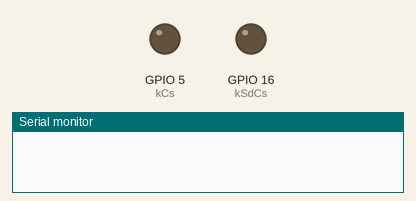
The sketch below on a simulated ESP32. Shown: output pins drawn as LEDs (lit = HIGH), the last lines printed to the serial monitor. Pins used as bus, display or sensor lines are not drawn.

Above: at 0.0 s.
At 2.8 s:
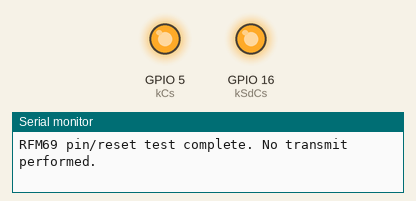
Timing chart, 0 to 4.3 s (numbered marks = the images above):
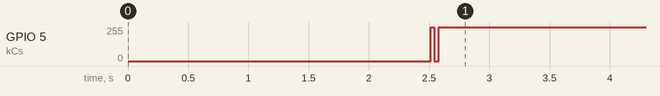

The sketch:

rfm69_pins.ino
```cpp
// Focused RFM69 pin/reset test. Not production firmware.
//
// Bench wiring under test (confirmed on USB0, radio also answers on USB1):
//   SPI SCK 18, MISO 19, MOSI 23
//   RFM69 CS 5
//   RFM69 RESET 17 (active high; not effective on USB1, see handoff)
//   RFM69 DIO0/INT 13 (input only, optional)
//
// It pulses RESET, reads the SX1231 version register (0x42, expected 0x24),
// performs a register write/read test, puts the radio in standby/RX and samples
// RSSI. It never transmits.

#include <Arduino.h>
#include <SPI.h>

namespace {

constexpr uint8_t kSck = 18;
constexpr uint8_t kMiso = 19;
constexpr uint8_t kMosi = 23;
constexpr uint8_t kCs = 5;
constexpr uint8_t kReset = 17;
constexpr uint8_t kDio0 = 13;

constexpr uint8_t kRegOpMode = 0x01;
constexpr uint8_t kRegDataModul = 0x02;
constexpr uint8_t kRegBitrateMsb = 0x03;
constexpr uint8_t kRegBitrateLsb = 0x04;
constexpr uint8_t kRegFdevMsb = 0x05;
constexpr uint8_t kRegFdevLsb = 0x06;
constexpr uint8_t kRegFrfMsb = 0x07;
constexpr uint8_t kRegFrfMid = 0x08;
constexpr uint8_t kRegFrfLsb = 0x09;
constexpr uint8_t kRegRssiValue = 0x24;
constexpr uint8_t kRegIrqFlags1 = 0x27;
constexpr uint8_t kRegIrqFlags2 = 0x28;
constexpr uint8_t kRegSyncValue1 = 0x2F;
constexpr uint8_t kRegSyncValue2 = 0x30;
constexpr uint8_t kRegVersion = 0x42;

uint8_t readReg(uint8_t reg) {
  digitalWrite(kCs, LOW);
  delayMicroseconds(2);
  SPI.beginTransaction(SPISettings(4000000, MSBFIRST, SPI_MODE0));
  SPI.transfer(reg & 0x7F);
  const uint8_t value = SPI.transfer(0x00);
  SPI.endTransaction();
  delayMicroseconds(2);
  digitalWrite(kCs, HIGH);
  return value;
}

void writeReg(uint8_t reg, uint8_t value) {
  digitalWrite(kCs, LOW);
  delayMicroseconds(2);
  SPI.beginTransaction(SPISettings(4000000, MSBFIRST, SPI_MODE0));
  SPI.transfer(reg | 0x80);
  SPI.transfer(value);
  SPI.endTransaction();
  delayMicroseconds(2);
  digitalWrite(kCs, HIGH);
}

void printRegisters();

bool testRadio(const char *label) {
  const uint8_t version = readReg(kRegVersion);
  const uint8_t opmode = readReg(kRegOpMode);
  const bool versionOk = version == 0x24;
  // Reset-default signature. Only valid if the module's RESET line is actually
  // driven; a module that is running but configured differently will fail here.
  const bool registerDefaults = opmode == 0x04 &&
                                readReg(kRegBitrateMsb) == 0x1A &&
                                readReg(kRegBitrateLsb) == 0x0B &&
                                readReg(kRegFrfMsb) == 0xE4;

  const uint8_t original = readReg(kRegSyncValue1);
  writeReg(kRegSyncValue1, 0xAA);
  const uint8_t readAA = readReg(kRegSyncValue1);
  writeReg(kRegSyncValue1, 0x55);
  const uint8_t read55 = readReg(kRegSyncValue1);
  writeReg(kRegSyncValue1, original);
  const bool writeReadOk = readAA == 0xAA && read55 == 0x55;

  const bool found = versionOk || registerDefaults || writeReadOk;
  Serial.printf("%s: version=0x%02X opmode=0x%02X %s\n", label, version,
                opmode,
                versionOk ? "*** RFM69 version 0x24 ***"
                          : (registerDefaults
                                 ? "*** RFM69 register signature ***"
                                 : (writeReadOk
                                        ? "*** RFM69-compatible register "
                                          "write/read (configured state) ***"
                                        : "(not RFM69)")));
  if (!found) {
    printRegisters();
    return false;
  }

  printRegisters();
  if (!versionOk) {
    Serial.println("note: version register reads 0x00 on this module; "
                   "register read/write is used as the signature");
  }
  if (!registerDefaults && !versionOk) {
    Serial.println("note: the module was not in reset-default state. If the "
                   "RESET pin is not connected or effective (as on USB1), the "
                   "radio keeps its previous configuration across MCU resets.");
  }

  Serial.printf("sync write/read: 0xAA->0x%02X 0x55->0x%02X %s\n", readAA, read55,
                writeReadOk ? "PASS" : "FAIL");

  writeReg(kRegOpMode, 0x04);  // standby
  delay(10);
  Serial.printf("standby: modeReady=%s DIO0=%u\n",
                (readReg(kRegIrqFlags1) & 0x80) ? "yes" : "no",
                digitalRead(kDio0));

  writeReg(kRegOpMode, 0x10);  // RX
  delay(100);
  const uint8_t rssiRaw = readReg(kRegRssiValue);
  Serial.printf("RX: modeReady=%s DIO0=%u RSSI_RAW=0x%02X (~%d dBm)\n",
                (readReg(kRegIrqFlags1) & 0x80) ? "yes" : "no",
                digitalRead(kDio0), rssiRaw,
                -static_cast<int>(rssiRaw) / 2);
  writeReg(kRegOpMode, 0x04);  // standby
  return true;
}

void printRegisters() {
  Serial.printf(
      "regs: opmode=0x%02X dataModul=0x%02X bitrate=%02X%02X fdev=%02X%02X "
      "frf=%02X%02X%02X sync=%02X%02X irq1=0x%02X irq2=0x%02X rssi=0x%02X\n",
      readReg(kRegOpMode), readReg(kRegDataModul), readReg(kRegBitrateMsb),
      readReg(kRegBitrateLsb), readReg(kRegFdevMsb), readReg(kRegFdevLsb),
      readReg(kRegFrfMsb), readReg(kRegFrfMid), readReg(kRegFrfLsb),
      readReg(kRegSyncValue1), readReg(kRegSyncValue2), readReg(kRegIrqFlags1),
      readReg(kRegIrqFlags2), readReg(kRegRssiValue));
}

}  // namespace

void setup() {
  Serial.begin(115200);
  delay(2500);
  Serial.println();
  Serial.println("==================================================");
  Serial.println("RFM69 pin/reset test");
  Serial.printf("Chip: %s rev %u\n", ESP.getChipModel(), ESP.getChipRevision());
  Serial.printf("SPI: SCK=%u MISO=%u MOSI=%u CS=%u RESET=%u DIO0=%u\n", kSck,
                kMiso, kMosi, kCs, kReset, kDio0);
  Serial.println("==================================================");

  pinMode(kCs, OUTPUT);
  digitalWrite(kCs, HIGH);
  pinMode(kReset, OUTPUT);
  digitalWrite(kReset, LOW);  // SX1231 RESET is active high; low = run
  pinMode(kDio0, INPUT);

  // The SD card shares MISO 19 and uses CS 16. Keep it deselected.
  constexpr uint8_t kSdCs = 16;
  pinMode(kSdCs, OUTPUT);
  digitalWrite(kSdCs, HIGH);

  SPI.end();
  SPI.begin(kSck, kMiso, kMosi, kCs);

  // Test RESET polarity. SX1231 RESET is active high, but test both so a
  // different module revision cannot hide the chip in reset.
  digitalWrite(kReset, LOW);
  delay(30);
  bool found = testRadio("RESET held LOW (run)");

  if (!found) {
    digitalWrite(kReset, HIGH);
    delay(20);
    digitalWrite(kReset, LOW);
    delay(50);
    found = testRadio("active-high pulse (high->low)");
  }

  if (!found) {
    digitalWrite(kReset, HIGH);
    delay(30);
    found = testRadio("RESET held HIGH (reset)");
  }

  if (!found) {
    digitalWrite(kReset, LOW);
    delay(20);
    digitalWrite(kReset, HIGH);
    delay(50);
    found = testRadio("active-low pulse (low->high)");
  }

  Serial.println("\nRFM69 pin/reset test complete. No transmit performed.");
}

void loop() {
  static uint32_t last = 0;
  if (millis() - last > 5000) {
    last = millis();
    Serial.println("idle");
  }
  delay(50);
}
```
